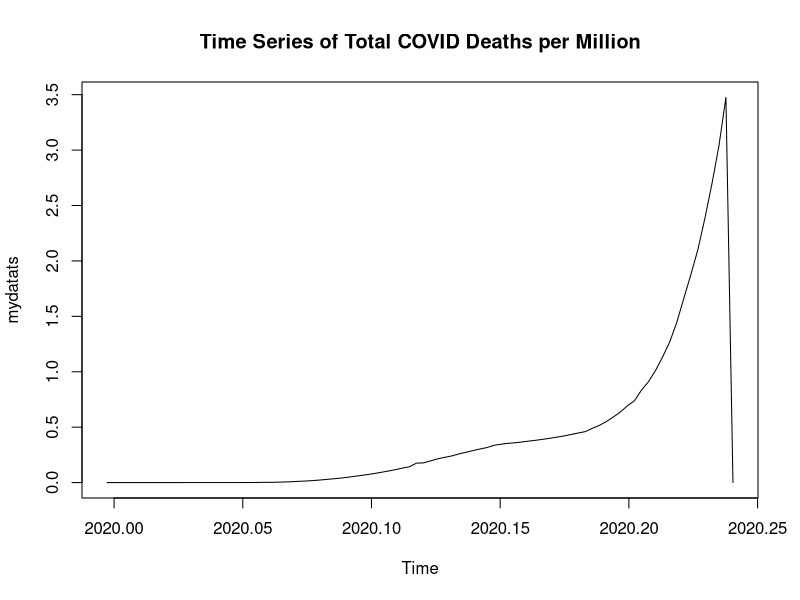
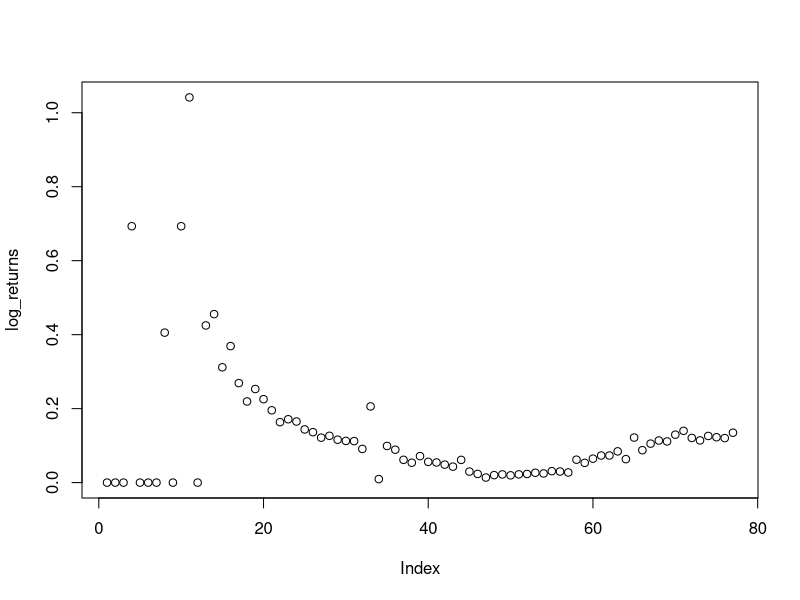
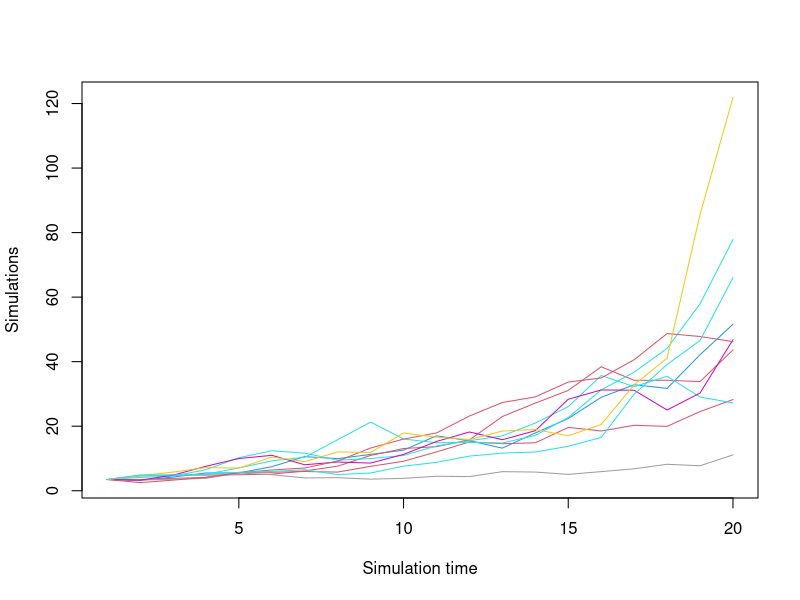

These figures' R source, in order:
################################################
## Name: Zachary Stept
## Assignment: 8
################################################

#Setup


#reads csv file and assigns it to variable
mydata <- read.csv("total-covid-deaths-per-million-2.csv")

#searches through mydata for World Entity
mydata <- mydata[which(mydata$Entity == "World"),]

#reformats date
mydata$Date <- format(as.Date(mydata$Date, "%b %d, %Y"), "%Y-%m-%d")


#Time Series (accounts for leap year)


#calculates total number of days for the data
endDate <- as.numeric(as.Date("2020-3-28") - as.Date("2019-12-31")) + 1

#assigns mydata to time series
mydatats <- ts(mydata$Total.confirmed.deaths.due.to.COVID.19.per.million.people..deaths.per.million., start = c(2019, 366), end=c(2020, endDate), frequency = 366)

#plots time series
plot(mydatats, main = "Time Series of Total COVID Deaths per Million")


#10 Monte Carlo Simulations


log_returns <- log(1+mydatats/stats::lag(mydatats,-1) - 1)
log_returns <- log_returns[12:88] #removes all NA from dataset

plot(log_returns)

var(log_returns)
mean(log_returns)
sd(log_returns)

drift <- mean(log_returns) - (0.5 * var(log_returns))

t_intervals <- 200 #generates predictions for the next 20 days
iterations <- 10

daily_returns <- exp(as.numeric(drift) + sd(log_returns) * qnorm(matrix(runif(t_intervals), iterations)))
S0 <- tail(mydata,1)
S0<- S0$Total.confirmed.deaths.due.to.COVID.19.per.million.people..deaths.per.million.
mydata_list <- matrix(0, ncol = t_intervals/iterations, nrow = iterations)
mydata_list[,1] <- S0

for (i in 2:(t_intervals/iterations)){
  mydata_list[,i] <- mydata_list[,i-1] * daily_returns[,i]
}  

plot(mydata_list[1,], col = sample(1:iterations, replace = F), type = "l", xlab = "Simulation time", ylab = "Simulations", ylim = c(min(mydata_list), max(mydata_list)))

for(j in 2:iterations){
  points(mydata_list[j,], type = "l", col=sample(2:iterations, replace = F))
}

#generates the statistics for the monte carlo simulations
summary(mydata_list)
mean(mydata_list)
sd(mydata_list)
var(mydata_list)